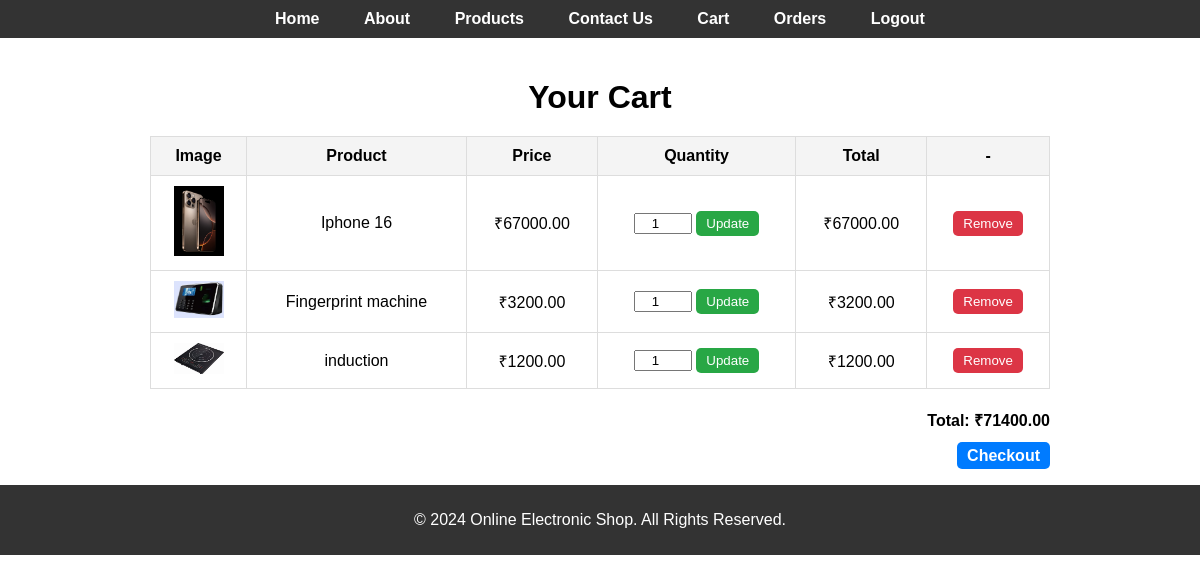
The app's page /cart/ (signed in) with its own data.
### eshop_app/models.py (models this page shows, shortened)
class CartItem(models.Model):
    email = models.EmailField(null=True, blank=True)
    product = models.ForeignKey(Product, on_delete=models.CASCADE)
    quantity = models.PositiveIntegerField(default=1)
    def total_price(self):
        return self.product.price * self.quantity

class Product(models.Model):
    product_id = models.IntegerField(primary_key=True)
    name = models.CharField(max_length=100)
    price = models.DecimalField(max_digits=10, decimal_places=2)
    discount = models.DecimalField(max_digits=5, decimal_places=2, default=0.0)  # Discount field
    category = models.CharField(max_length=100)
    description = models.TextField()
    quantity = models.PositiveIntegerField()
    image = models.ImageField(upload_to='products/')
    created_at = models.DateTimeField(auto_now_add=True)

### eshop_app/views.py (the view)
# urls.py: path('cart/', views.view_cart, name='cart_view'),
@login_required
def view_cart(request):
    cart_items = CartItem.objects.filter(email=request.session['email'])
    total_price = sum(item.total_price() for item in cart_items)
    return render(request, 'cart.html', {'cart_items': cart_items, 'total_price': total_price})

### eshop_app/views.py (called while the page is built)
def login_required(view_func):
    @wraps(view_func)
    def wrapper(request, *args, **kwargs):
        if request.session.get('email'):
            return view_func(request, *args, **kwargs)
        else:
            return redirect('login')  # Redirect to your custom login page if not authenticated
    return wrapper

### template/cart.html (shortened to what this page needs)
{% extends 'base_app/base_app.html' %}
{% load static %}
{% block content %}
<div class="container">
    <h1>Your Cart</h1>
    {% if cart_items %}
    <table class="cart-table">
        <thead>
            <tr>
                <th>Image</th>
                <th>Product</th>
                <th>Price</th>
                <th>Quantity</th>
                <th>Total</th>
                <th>-</th>
            </tr>
        </thead>
        <tbody>
            {% for item in cart_items %}
            <tr>
                <td><img src="{{ item.product.image.url }}" alt="{{ item.product.name }}" class="product-image"></td>
                <td>{{ item.product.name }}</td>
                <td>₹{{ item.product.price }}</td>
                <td>
                    <form method="POST" action="{% url 'update_cart_item' item.id %}">
                        <input type="number" name="quantity" value="{{ item.quantity }}" min="1" class="quantity-input">
                        <button type="submit" class="btn btn-update">Update</button>
                    </form>
                </td>
                <td>₹{{ item.total_price }}</td>
                <td>
                    <form method="POST" action="{% url 'remove_cart_item' item.id %}">
                        <button type="submit" class="btn btn-remove">Remove</button>
                    </form>
                </td>
            </tr>
            {% endfor %}
        </tbody>
    </table>
    <div class="cart-summary">
        <p>Total: ₹{{ total_price }}</p>
        <a href="{% url 'checkout' %}" class="btn btn-primary" style="text-decoration: none;">Checkout</a>
    </div>
    {% else %}
    <p>Your cart is empty.</p>
    {% endif %}
</div>
{% endblock %}

### static/css/styles.css (style rules this page uses)
body { font-family: Arial, sans-serif; margin: 0; padding: 0; }

### template/cart.html (style rules this page uses)
.container { max-width: 900px; margin: 0 auto; padding: 20px; }
h1 { text-align: center; margin-bottom: 20px; }
.cart-table { width: 100%; border-collapse: collapse; margin-bottom: 20px; }
.cart-table th, .cart-table td { border: 1px solid #ddd; padding: 10px; text-align: center; }
.cart-table th { background-color: #f4f4f4; }
.product-image { width: 50px; height: auto; }
.quantity-input { width: 50px; text-align: center; }
.btn { padding: 5px 10px; border: none; border-radius: 5px; cursor: pointer; transition: background-color 0.3s; }
.btn-primary { background-color: #007bff; color: white; }
.btn-update { background-color: #28a745; color: white; }
.btn-remove { background-color: #dc3545; color: white; }
.cart-summary { text-align: right; font-weight: bold; }

### records on screen
CartItem: product.image (picture), product.name "Iphone 16", product.price "67000.00", quantity "1", total_price "67000.00"
CartItem: product.image (picture), product.name "Fingerprint machine", product.price "3200.00", quantity "1", total_price "3200.00"
CartItem: product.image (picture), product.name "induction", product.price "1200.00", quantity "1", total_price "1200.00"

### other values on screen
{{ total_price }} "71400.00"
